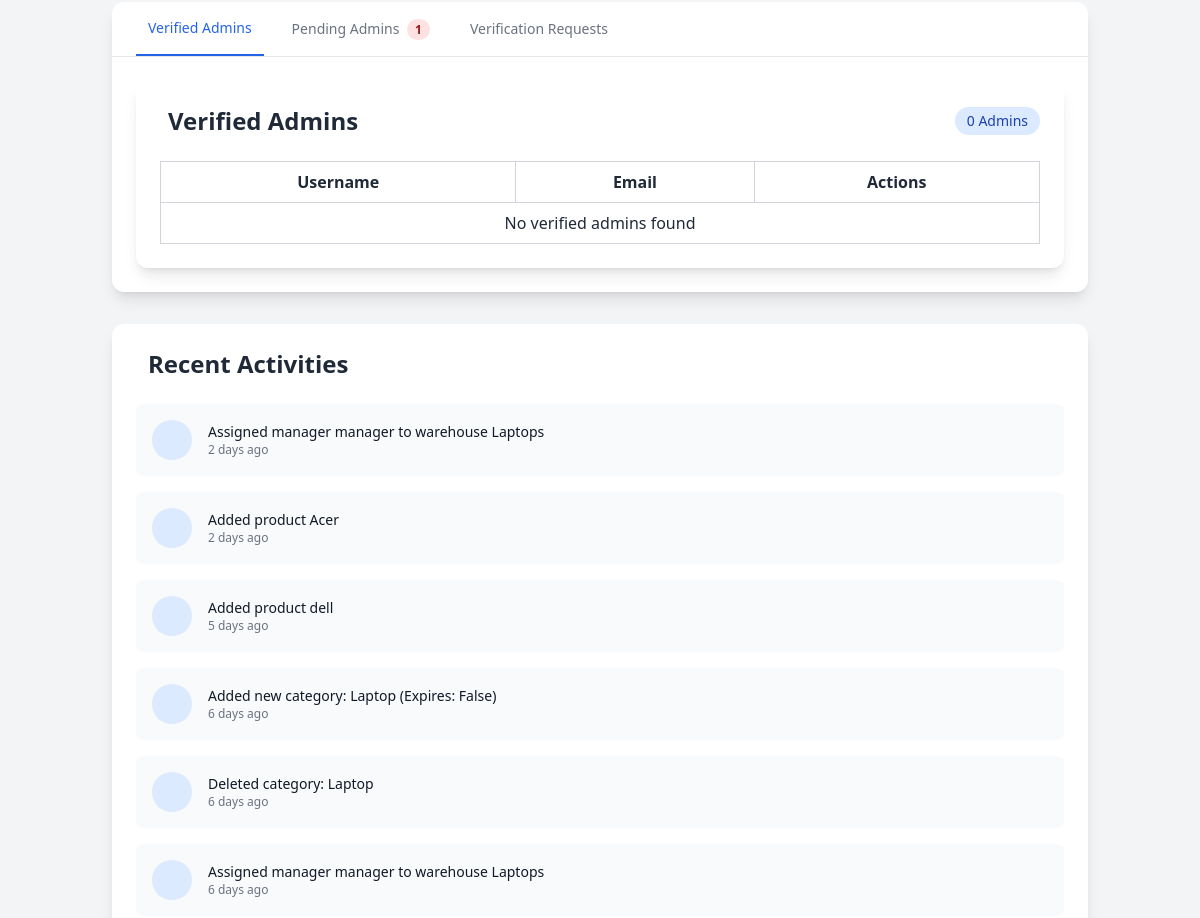
The page /super_admin_dashboard/ (signed in, middle part) on the database as committed earlier.
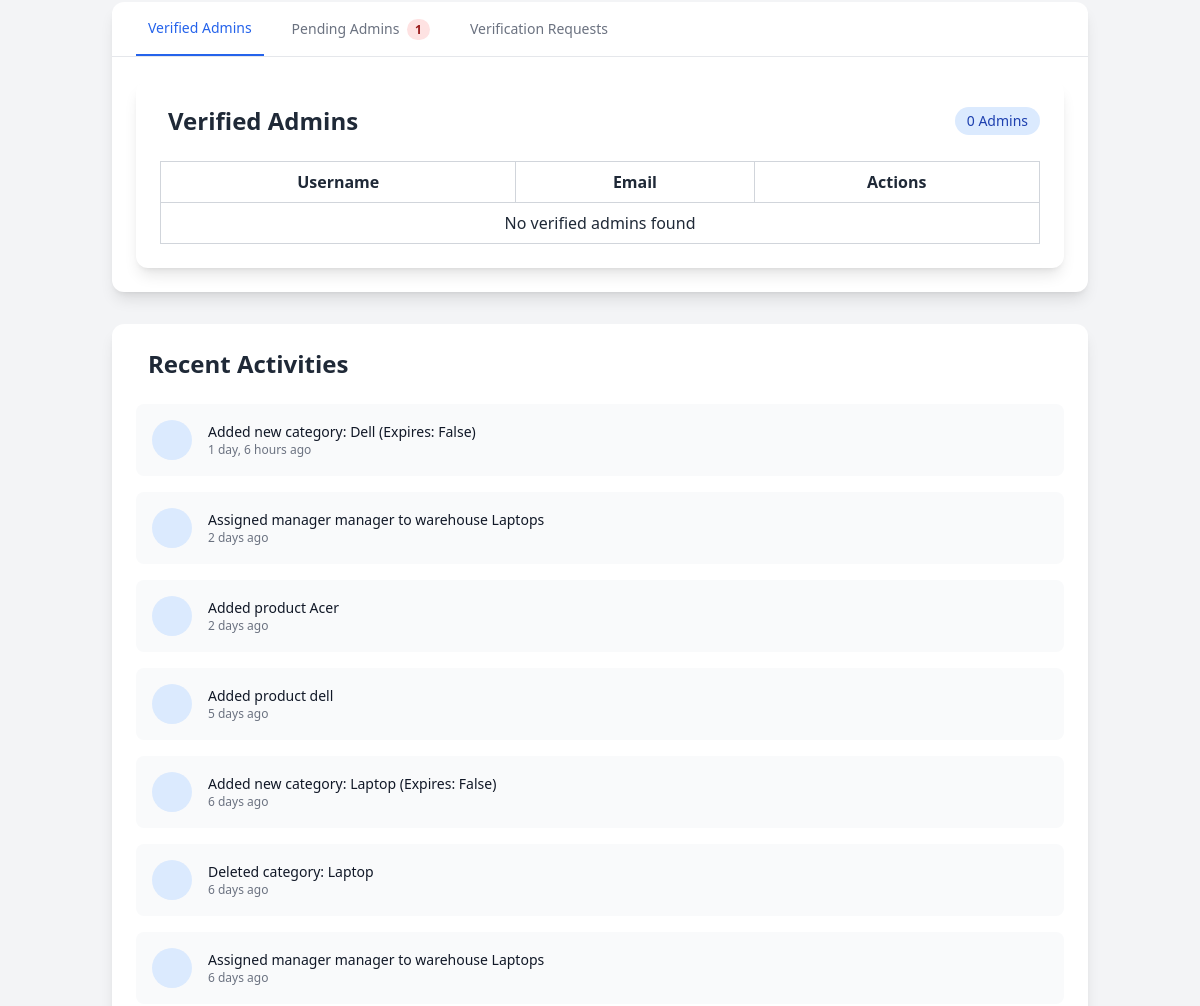
The same page on the database as committed later.
### user/models.py (models this page shows, shortened)
class ActivityLog(models.Model):
    admin = models.ForeignKey(CustomUser, on_delete=models.CASCADE, related_name='activities')
    action = models.CharField(max_length=255)
    timestamp = models.DateTimeField(auto_now_add=True)

### user/views.py (the view)
# urls.py: path('super_admin_dashboard/', views.super_admin_dashboard, name='super_admin_dashboard'),  # Super Admin dashboard
@login_required
def super_admin_dashboard(request):
    if request.user.role != 'super_admin':
        return HttpResponseForbidden("You are not authorized to view this page")
    admins = CustomUser.objects.filter(role='admin')
    verified_admins = admins.filter(is_verified=True)
    pending_admins = admins.filter(is_approved=False, is_verified=False)
    verification_requests = admins.filter(is_approved=True, is_verified=False)
    recent_activities = ActivityLog.objects.order_by('-timestamp')[:10]
    context = {
        'admins': admins,
        'verified_admins': verified_admins,
        'pending_admins': pending_admins,
        'verification_requests': verification_requests,
        'recent_activities': recent_activities,
        'user_form': CustomUserCreationForm()
    }
    return render(request, 'super_admin_dashboard.html', context)

### templates/super_admin_dashboard.html (shortened to what the changed rows need)
{% extends "base_superadmin.html" %}
{% block content %}
<div class="mt-8 bg-white rounded-xl shadow-lg overflow-hidden">
    <div class="p-6">
        <div id="verifiedAdmins" class="tab-content">
            <div class="bg-white shadow-lg rounded-xl p-6 hover:shadow-xl transition duration-300">
                <div class="flex items-center justify-between mb-6">
                    <h2 class="text-2xl font-bold text-gray-800">
                        Verified Admins
                    </h2>
                </div>
                <table class="table-auto w-full border-collapse border border-gray-300">
                    <thead>
                        <tr>
                            <th class="border border-gray-300 px-4 py-2">Username</th>
                            <th class="border border-gray-300 px-4 py-2">Email</th>
                            <th class="border border-gray-300 px-4 py-2">Actions</th>
                        </tr>
                    </thead>
                </table>
            </div>
        </div>
    </div>
</div>
<div class="mt-8 bg-white rounded-xl shadow-lg p-6">
    <h2 class="text-2xl font-bold text-gray-800 mb-6 flex items-center">
        Recent Activities
    </h2>
    <div class="space-y-4">
        {% for activity in recent_activities %}
        <div class="flex items-center space-x-4 p-4 bg-gray-50 rounded-lg">
            <div class="flex-shrink-0">
                <span class="w-10 h-10 rounded-full bg-blue-100 flex items-center justify-center">
                </span>
            </div>
            <div>
                <p class="text-sm font-medium text-gray-900">{{ activity.action }}</p>
                <p class="text-xs text-gray-500">{{ activity.timestamp|timesince }} ago</p>
            </div>
        </div>
        {% endfor %}
    </div>
</div>
{% endblock %}

Rows that differ between the two databases and show on the page:
added ActivityLog: action "Added new category: Dell (Expires: False)", timestamp "1 day, 6 hours"
